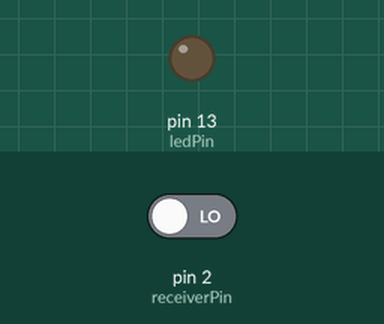
Simulated run of this sketch. Board: Arduino Uno, built with avr-gcc and run on an emulated ATmega328P. On the bench: output pins drawn as LEDs (lit = HIGH). The inputs (shaded band) are chosen by the test bench; at power-on: pin 2 (receiverPin) LOW.

Above: at 1.2 s.
1.3 s: pin 2 (receiverPin) driven HIGH
At 2.5 s:
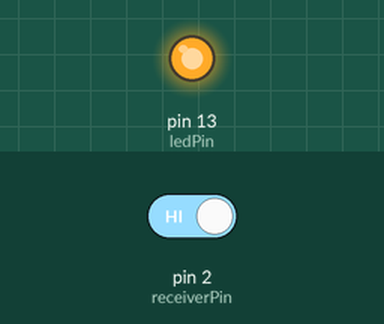
2.8 s: pin 2 (receiverPin) driven LOW
At 3.6 s:
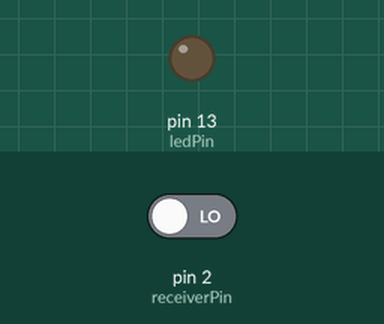
Timing chart, 0 to 5.8 s (numbered marks = the images above; inputs shaded):
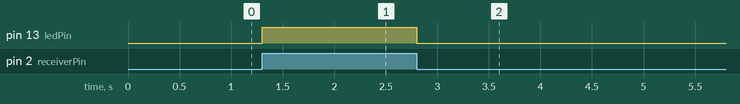

The sketch:

Receiver.ino
```cpp
const int receiverPin = 2;
const int ledPin = 13;
void setup()
{
  Serial.begin(9600);
  pinMode(receiverPin, INPUT);
  pinMode(ledPin, OUTPUT);
}
void loop()

{
  digitalWrite(ledPin, digitalRead(receiverPin));
}
```

Measured:
- after the input at 1.3 s, pin 13 (ledPin): LOW → HIGH at once
- after the input at 2.8 s, pin 13 (ledPin): HIGH → LOW at once
